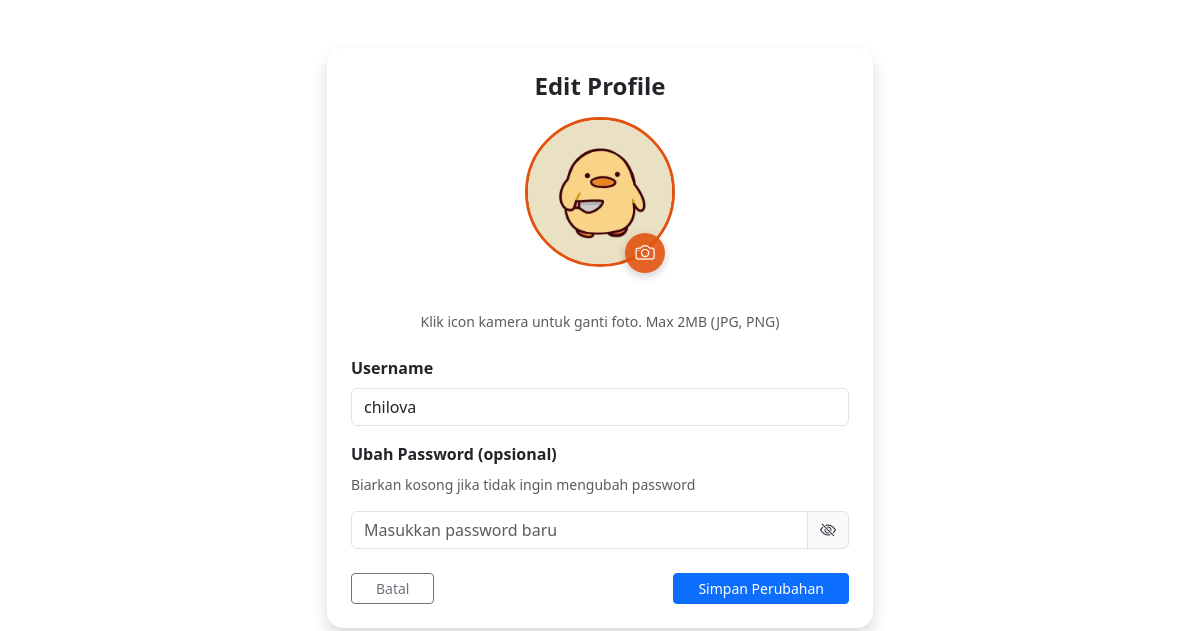
The page /edit_profile.php (signed in) on the database its author committed.
### tables this page shows
CREATE TABLE `users` (
  `user_id` int(12) NOT NULL,
  `username` text NOT NULL,
  `password` text NOT NULL,
  `role` enum('Admin','User') NOT NULL DEFAULT 'User',
  `profile_picture` varchar(255) NOT NULL
);

### function.php (called while the page is built, shortened)
<?php
include_once 'koneksi.php';
function getProfilePicturePath($user_id) {
    global $conn;
    $stmt = $conn->prepare("SELECT profile_picture FROM users WHERE user_id = ?");
    $stmt->bind_param("i", $user_id);
    $stmt->execute();
    $result = $stmt->get_result();
    if ($result->num_rows > 0) {
        $user = $result->fetch_assoc();
        $filename = $user['profile_picture'];
        $filepath = 'uploads/profile/' . $filename;
        if (file_exists($filepath)) {
            return $filepath;
        } else {
            return 'images/default.jpg';
        }
    }
    return 'images/default.jpg';
}
?>

### edit_profile.php (the view, shortened to what this page needs)
<?php
require "koneksi.php";
require "function.php";
$user_id = $_SESSION['user_id'];
$current_username = '';
$stmt = $conn->prepare("SELECT username, profile_picture FROM users WHERE user_id = ?");
$stmt->bind_param("i", $user_id);
$stmt->execute();
$result = $stmt->get_result();
if ($result->num_rows > 0) {
    $user = $result->fetch_assoc();
    $current_username = $user['username'];
    $current_profile_picture = getProfilePicturePath($user_id);
} else {
    $current_profile_picture = 'images/default.jpg';
}
?>
<!DOCTYPE html>
<html lang="en">
<head>
    <link href="https://cdn.jsdelivr.net/npm/bootstrap@5.3.8/dist/css/bootstrap.min.css" rel="stylesheet">
    <link rel="stylesheet" href="style.css">
    <link rel="stylesheet" href="https://cdn.jsdelivr.net/npm/bootstrap-icons@1.11.1/font/bootstrap-icons.css">
</head>
<body>
<div class="container py-5">
    <div class="row justify-content-center">
        <div class="col-lg-6 col-md-8 col-12">
            <form method="POST" enctype="multipart/form-data" class="shadow p-4 rounded-4">
                <h4 class="fw-bold mb-3 text-center">Edit Profile</h4>
                <div class="text-center mb-4">
                    <div class="profile-preview-container">
                        <img id="profilePreview" src="<?php echo htmlspecialchars($current_profile_picture); ?>"
                             class="profile-preview mb-3"
                             alt="Profile Picture"
                             onerror="this.src='images/default.jpg'">
                        <label class="camera-overlay upload-btn">
                            <i class="bi bi-camera"></i>
                        </label>
                    </div>
                    <div class="form-text small mt-2">Klik icon kamera untuk ganti foto. Max 2MB (JPG, PNG)</div>
                </div>
                <div class="mb-3">
                    <label class="form-label fw-semibold">Username</label>
                    <input type="text" name="username" class="form-control"
                        value="<?php echo htmlspecialchars($current_username); ?>"
                        placeholder="Masukkan username baru" required>
                </div>
                <div class="mb-4">
                    <label class="form-label fw-semibold">Ubah Password (opsional)</label>
                    <p class="text-muted small">Biarkan kosong jika tidak ingin mengubah password</p>
                    <div class="input-group">
                        <input type="password" name="password" id="password" class="form-control"
                               placeholder="Masukkan password baru">
                        <span class="input-group-text" style="cursor:pointer;" onclick="togglePassword()">
                            <i class="bi bi-eye-slash" id="toggleIcon"></i>
                        </span>
                    </div>
                </div>
                <div class="d-flex flex-column flex-md-row justify-content-between gap-2 gap-md-0 mt-4">
                    <a href="profile.php" class="btn btn-outline-secondary btn-sm btn-md-normal px-3 px-md-4">Batal</a>
                    <button type="submit" class="btn btn-primary btn-sm btn-md-normal px-3 px-md-4">Simpan Perubahan</button>
                </div>
            </form>
        </div>
    </div>
</div>
</body>
</html>

### edit_profile.php (style rules this page uses)
.profile-preview-container { position: relative; display: inline-block; margin-bottom: 20px; }
.profile-preview { width: 150px; height: 150px; object-fit: cover; border-radius: 50%; border: 3px solid #e0540f; transition: all 0.3s ease; }
.camera-overlay { position: absolute; bottom: 10px; right: 10px; background: rgba(224, 84, 15, 0.9); color: white; width: 40px; height: 40px; border-radius: 50%; display: flex; align-items: center; justify-content: center; cursor: pointer; transition: all 0.3s ease; box-shadow: 0 3px 10px rgba(0,0,0,0.2); }
.camera-overlay i { font-size: 1.2rem; }

### rows shown on the page
users: profile_picture (picture), username "chilova"
